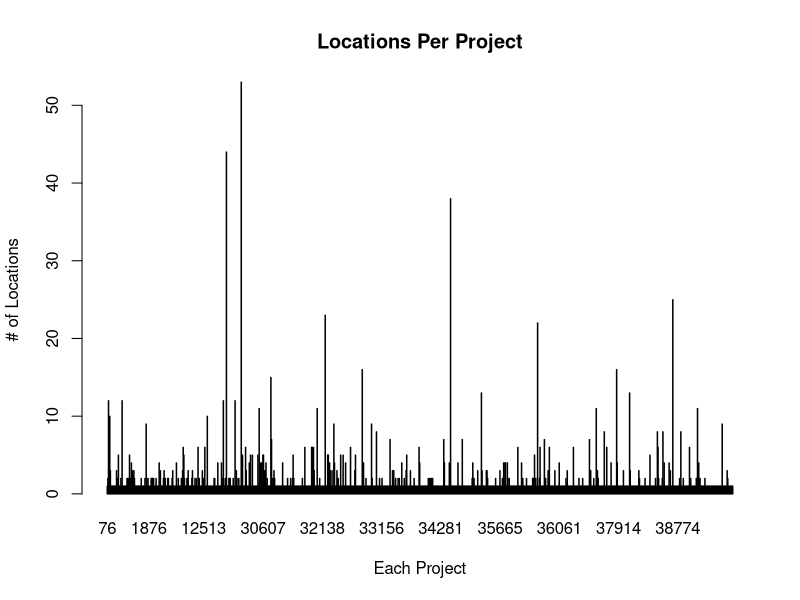
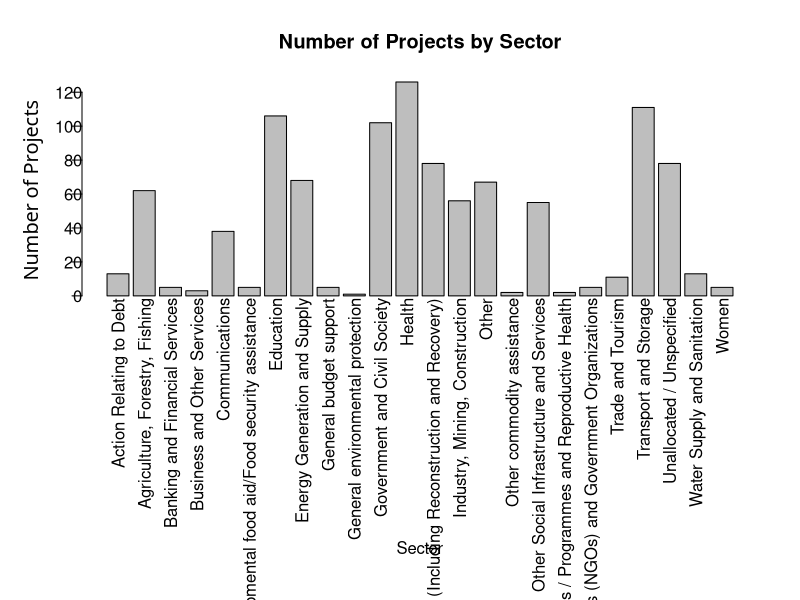
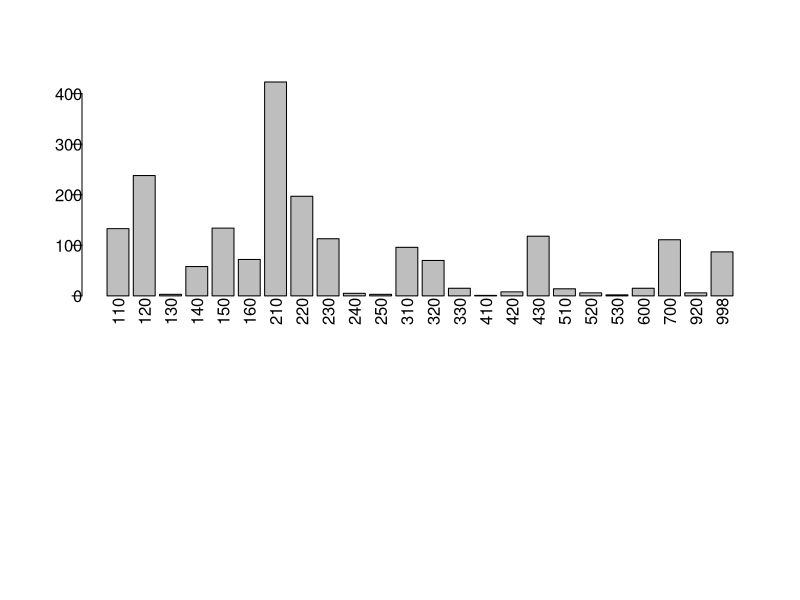

R code for these plots, in order:

library(plyr)
library(ggplot2)
library(reshape2)

#set wd to Git Repo

loc = read.csv("Data_TUFFGeocoded/locations.csv")
proj = read.csv("Data_TUFFGeocoded/projects.csv")
proj_anc = read.csv("Data_TUFFGeocoded/projects_ancillary.csv")
trans = read.csv("Data_TUFFGeocoded/transactions.csv")
lev1a = read.csv("Data_TUFFGeocoded/level_1a.csv")

#get # of locations per project
unique_proj = table(loc$project_id)
View(unique_proj)
sort(table(loc$project_id))

#create a data frame of locations per project from unique_proj table
unique_proj_df = data.frame(unique_proj)

#barplot of locations per project
barplot(unique_proj, main = "Locations Per Project", 
        xlab = "Each Project", ylab = "# of Locations")

#Count projects with more than x locations
sum(unique_proj == 1)
sum(unique_proj > 1)
sum(unique_proj > 3)
sum(unique_proj > 5)

#count of projects by sector & make a barplot
proj_bySector = table(proj$ad_sector_names)
View(proj_bySector)

quartz()
par(mar = c(15,4,4,2) + 0.1, mgp = c(12, 0, 0), las=2)
barplot(proj_bySector, main = "Number of Projects by Sector", 
        xlab = "Sector", ylab = "")
title(ylab="Number of Projects", line=2, cex.lab=1.2, family="Calibri Light")

#count of locations by sector
loc_bySector=table(lev1a$ad_sector_codes)
View(loc_bySector)

barplot(loc_bySector)


